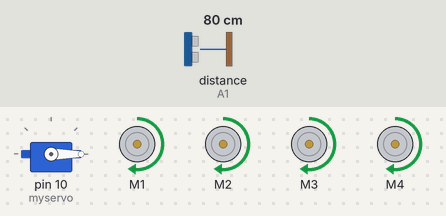
This sketch was run on a simulated Arduino Uno, built with avr-gcc and run on an emulated ATmega328P. On the bench: servo, 4 × DC motor (green arrow = forward, orange = backward, longer = faster). The test bench sets the inputs (shaded band); at power-on: distance to the obstacle (sensor on A1) 80 cm. The echo pulse lasts 58.3 µs per cm.

Above: at 2.2 s.
2.3 s: distance to the obstacle (sensor on A1) set to 27 cm
3.8 s: distance to the obstacle (sensor on A1) set to 24 cm
At 5.4 s:
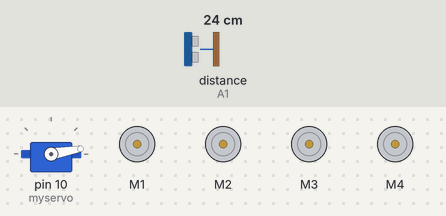
6.8 s: distance to the obstacle (sensor on A1) set to 35 cm
At 8.4 s:
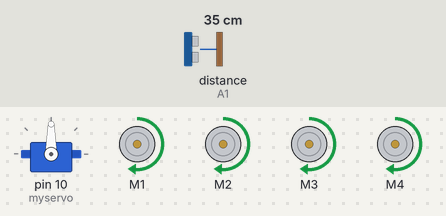
9.3 s: distance to the obstacle (sensor on A1) set to 2 cm
At 11.6 s:
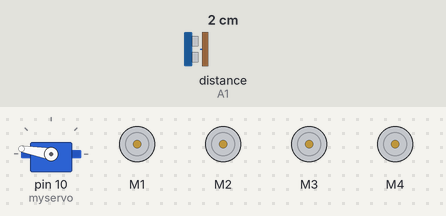
12.3 s: distance to the obstacle (sensor on A1) set to 60 cm
At 12.5 s:
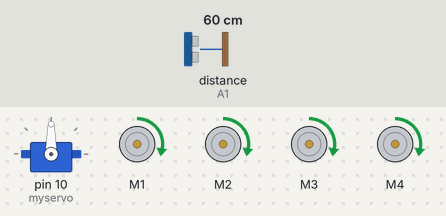
14.8 s: distance to the obstacle (sensor on A1) set to 4 cm
At 17.7 s:
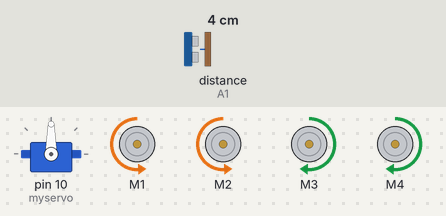
Timing chart, 0 to 65.3 s (numbered marks = the images above; inputs shaded):
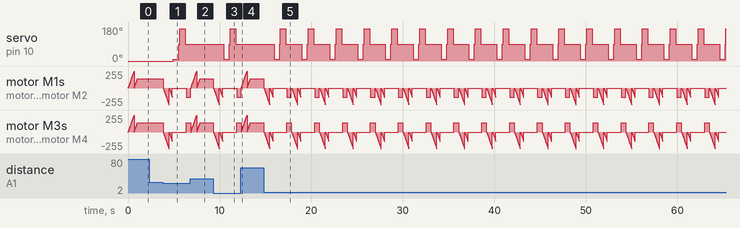

Measured:
- the behaviour switches between 26 and 25 cm on distance to the obstacle (sensor on A1) (found by bisection; images 0 and 1)
- after the input at 2.3 s, every drawn part: stays the same
- after the input at 6.8 s, servo on pin 10 (myservo): stays 90° (without the input it goes to 10° after 1.2 s)
- after the input at 12.3 s, servo on pin 10 (myservo): stays 90° (without the input it goes to 10° after 1.2 s)

The sketch:

code.ino
```cpp
#include <AFMotor.h>     // libraray for motor shield
#include <Servo.h>       // libraray for servo motor
#include <NewPing.h>     // libraray for ultrasonic sensor

const int Trig_Pin =A0;
const int Echo_Pin =A1;
const int Max_Speed =400;
const int Max_Dist = 50 ;

NewPing ultra_sonic(Trig_Pin, Echo_Pin, Max_Dist);

// AF_DCMotor motor1(1,MOTOR12_1KHZ);
// AF_DCMotor motor2(2,MOTOR12_1KHZ);
// AF_DCMotor motor3(3,MOTOR34_1KHZ);
// AF_DCMotor motor4(4,MOTOR34_1KHZ);
AF_DCMotor motor1(1);
 AF_DCMotor motor2(2);
 AF_DCMotor motor3(3);
 AF_DCMotor motor4(4);

Servo myservo;

int distance=50;
int speedSet=0;
boolean goesForward=false;

void setup() {

  myservo.attach(10);
  myservo.write(0);
  delay(20);
  distance=readDistance();
  delay(10);
  moveForward();
}

void loop() {
  int dist_R = 0;
  int dist_L = 0;
  delay(10);

  if(distance<=25){
    moveStop();
    delay(10);

    moveBackward();
    delay(10);

    moveStop();
    delay(100);

    dist_R = right_Distance();
    delay(100);
    dist_L = left_Distance();
    delay(100);

    if(dist_R <= dist_L){
      turnLeft();
      moveStop();
    }
    else{
      turnRight();
      moveStop();
    }
  }
  else{
    moveForward();
  }
  distance = readDistance();

}

int left_Distance(){
  myservo.write(170);
  delay(500);
  int dist = readDistance();
  delay(100);
  myservo.write(90);
  return dist;
  delay(100);
}

int right_Distance(){
   myservo.write(10);
  delay(500);
  int dist = readDistance();
  delay(100);
  myservo.write(90);
  return dist;
  delay(100);
}

int readDistance(){
  int cm = ultra_sonic.ping_cm();
  if(cm<=0){                        // this is done in case when sensor gives -ve value which is absurd
   cm=250;
     }
 return cm;
}

void moveStop() {
  motor1.run(RELEASE);
  motor2.run(RELEASE);
  motor3.run(RELEASE);
  motor4.run(RELEASE);
  }

void moveForward() {

 if(!goesForward)
  {
  goesForward=true;
    motor1.run(FORWARD);
    motor2.run(FORWARD);
    motor3.run(FORWARD);
    motor4.run(FORWARD);
   for (speedSet = 0; speedSet < Max_Speed; speedSet +=2) // slowly bring the speed up to avoid loading down the batteries too quickly
   {
    motor1.setSpeed(speedSet);
    motor2.setSpeed(speedSet);
    motor3.setSpeed(speedSet);
    motor4.setSpeed(speedSet);
    delay(5);
   }
  }
}
void moveBackward() {
  goesForward=false;
    motor1.run(BACKWARD);
    motor2.run(BACKWARD);
    motor3.run(BACKWARD);
    motor4.run(BACKWARD);
  for (speedSet = 0; speedSet < Max_Speed; speedSet +=2) // slowly bring the speed up to avoid loading down the batteries too quickly
  {
    motor1.setSpeed(speedSet);
    motor2.setSpeed(speedSet);
    motor3.setSpeed(speedSet);
    motor4.setSpeed(speedSet);
    delay(5);
  }
}

void turnRight() {
  motor1.run(FORWARD);
  motor2.run(FORWARD);
  motor3.run(BACKWARD);
  motor4.run(BACKWARD);
  delay(500);
  motor1.run(FORWARD);
  motor2.run(FORWARD);
  motor3.run(FORWARD);
  motor4.run(FORWARD);
}

void turnLeft() {
  motor1.run(BACKWARD);
  motor2.run(BACKWARD);
  motor3.run(FORWARD);
  motor4.run(FORWARD);
  delay(500);
  motor1.run(FORWARD);
  motor2.run(FORWARD);
  motor3.run(FORWARD);
  motor4.run(FORWARD);
}

  
```
